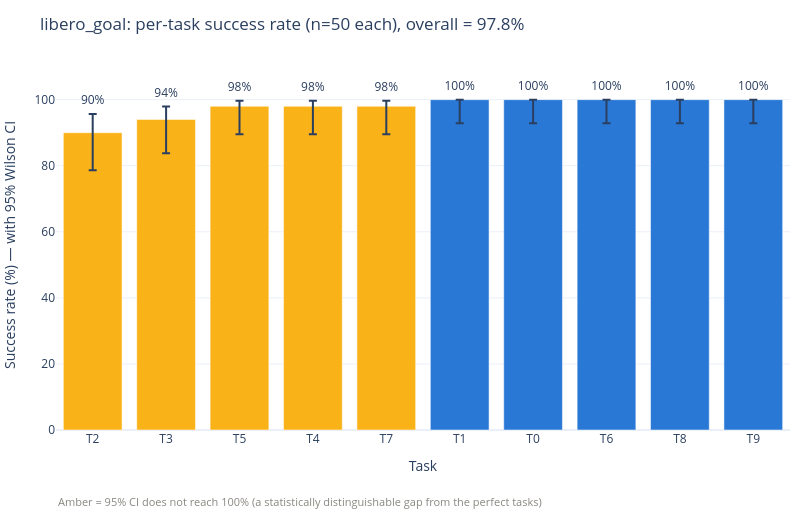

Notebook cell for this chart:
### Markdown cell above
## 1. Success rate per task, with 95% confidence intervals

A task's success rate alone (e.g. "90%") doesn't say whether it's *meaningfully* different from another task's "100%", not at n=50 per task. The Wilson interval below gives each task's plausible range, so we don't overclaim small gaps as real.

### Code cell
def wilson_ci(successes, n, z=1.96):
    p = successes / n
    denom = 1 + z**2 / n
    center = (p + z**2 / (2 * n)) / denom
    half = (z * np.sqrt(p * (1 - p) / n + z**2 / (4 * n**2))) / denom
    return center - half, center + half

ci_lo, ci_hi = [], []
for _, row in nlp.iterrows():
    n = int(row["n_episodes"])
    s = int(round(row["success_rate"] * n))
    lo, hi = wilson_ci(s, n)
    ci_lo.append(lo * 100)
    ci_hi.append(hi * 100)
nlp["ci_lo"], nlp["ci_hi"] = ci_lo, ci_hi
nlp["success_pct"] = nlp["success_rate"] * 100

overall = nlp["success_rate"].mean() * 100
print(f"Overall libero_goal suite success rate: {overall:.1f}%")

plot_df = nlp.sort_values("success_pct").reset_index(drop=True)
colors = ["#fab219" if hi < 99.9 else "#2a78d6" for hi in plot_df["ci_hi"]]

fig = go.Figure()
fig.add_bar(
    x=plot_df["task_short"],
    y=plot_df["success_pct"],
    marker_color=colors,
    error_y=dict(
        type="data",
        symmetric=False,
        array=plot_df["ci_hi"] - plot_df["success_pct"],
        arrayminus=plot_df["success_pct"] - plot_df["ci_lo"],
    ),
    customdata=plot_df[["instruction"]],
    showlegend=False,
    hovertemplate="%{x}: %{customdata[0]}<br>Success: %{y:.1f}%<extra></extra>",
)
# Value labels placed past the CI's upper whisker so they never collide with the error bar,
# instead of relying on Plotly's "outside" text positioning, which ignores error bar extent.
fig.add_scatter(
    x=plot_df["task_short"],
    y=plot_df["ci_hi"] + 2,
    mode="text",
    text=plot_df["success_pct"].round(0).astype(int).astype(str) + "%",
    textposition="top center",
    showlegend=False,
    hoverinfo="skip",
)
fig.update_layout(
    title=f"libero_goal: per-task success rate (n=50 each), overall = {overall:.1f}%",
    xaxis_title="Task",
    yaxis_title="Success rate (%) — with 95% Wilson CI",
    yaxis_range=[0, 112],
    template="plotly_white",
    height=520,
    width=800,
    margin=dict(l=10, r=10, t=60, b=90),
    annotations=[dict(
        text="Amber = 95% CI does not reach 100% (a statistically distinguishable gap from the perfect tasks)",
        xref="paper", yref="paper", x=0, y=-0.22, showarrow=False,
        font=dict(size=11, color="#898781"), align="left",
    )],
)
fig.show()

### Figure 1 — Plotly figure (JSON) as saved in the notebook; plotly's stock layout.template omitted (floating-point values rounded to 4 significant figures)
{"data": [{"customdata": [["Put the wine bottle on the top of the drawer"], ["Open the top layer of the drawer and put the bowl inside"], ["Push the plate to the front of the stove"], ["Put the bowl on the top of the drawer"], ["Turn on the stove"], ["Put the bowl on the stove"], ["Open the middle layer of the drawer"], ["Put the cream cheese on the bowl"], ["Put the bowl on the plate"], ["Put the wine bottle on the rack"]], "error_y": {"array": [5.652, 3.939, 1.646, 1.646, 1.646, 0.0, 0.0, 0.0, 0.0, 0.0], "arrayminus": [11.36, 10.22, 8.496, 8.496, 8.496, 7.135, 7.135, 7.135, 7.135, 7.135], "symmetric": false, "type": "data"}, "hovertemplate": "%{x}: %{customdata[0]}<br>Success: %{y:.1f}%<extra></extra>", "marker": {"color": ["#fab219", "#fab219", "#fab219", "#fab219", "#fab219", "#2a78d6", "#2a78d6", "#2a78d6", "#2a78d6", "#2a78d6"]}, "showlegend": false, "type": "bar", "x": ["T2", "T3", "T5", "T4", "T7", "T1", "T0", "T6", "T8", "T9"], "y": [90.0, 94.0, 98.0, 98.0, 98.0, 100.0, 100.0, 100.0, 100.0, 100.0]}, {"hoverinfo": "skip", "mode": "text", "showlegend": false, "text": ["90%", "94%", "98%", "98%", "98%", "100%", "100%", "100%", "100%", "100%"], "textposition": "top center", "type": "scatter", "x": ["T2", "T3", "T5", "T4", "T7", "T1", "T0", "T6", "T8", "T9"], "y": [97.65, 99.94, 101.6, 101.6, 101.6, 102.0, 102.0, 102.0, 102.0, 102.0]}], "layout": {"annotations": [{"align": "left", "font": {"color": "#898781", "size": 11}, "showarrow": false, "text": "Amber = 95% CI does not reach 100% (a statistically distinguishable gap from the perfect tasks)", "x": 0, "xref": "paper", "y": -0.22, "yref": "paper"}], "height": 520, "margin": {"b": 90, "l": 10, "r": 10, "t": 60}, "title": {"text": "libero_goal: per-task success rate (n=50 each), overall = 97.8%"}, "width": 800, "xaxis": {"title": {"text": "Task"}}, "yaxis": {"range": [0, 112], "title": {"text": "Success rate (%) — with 95% Wilson CI"}}}}
